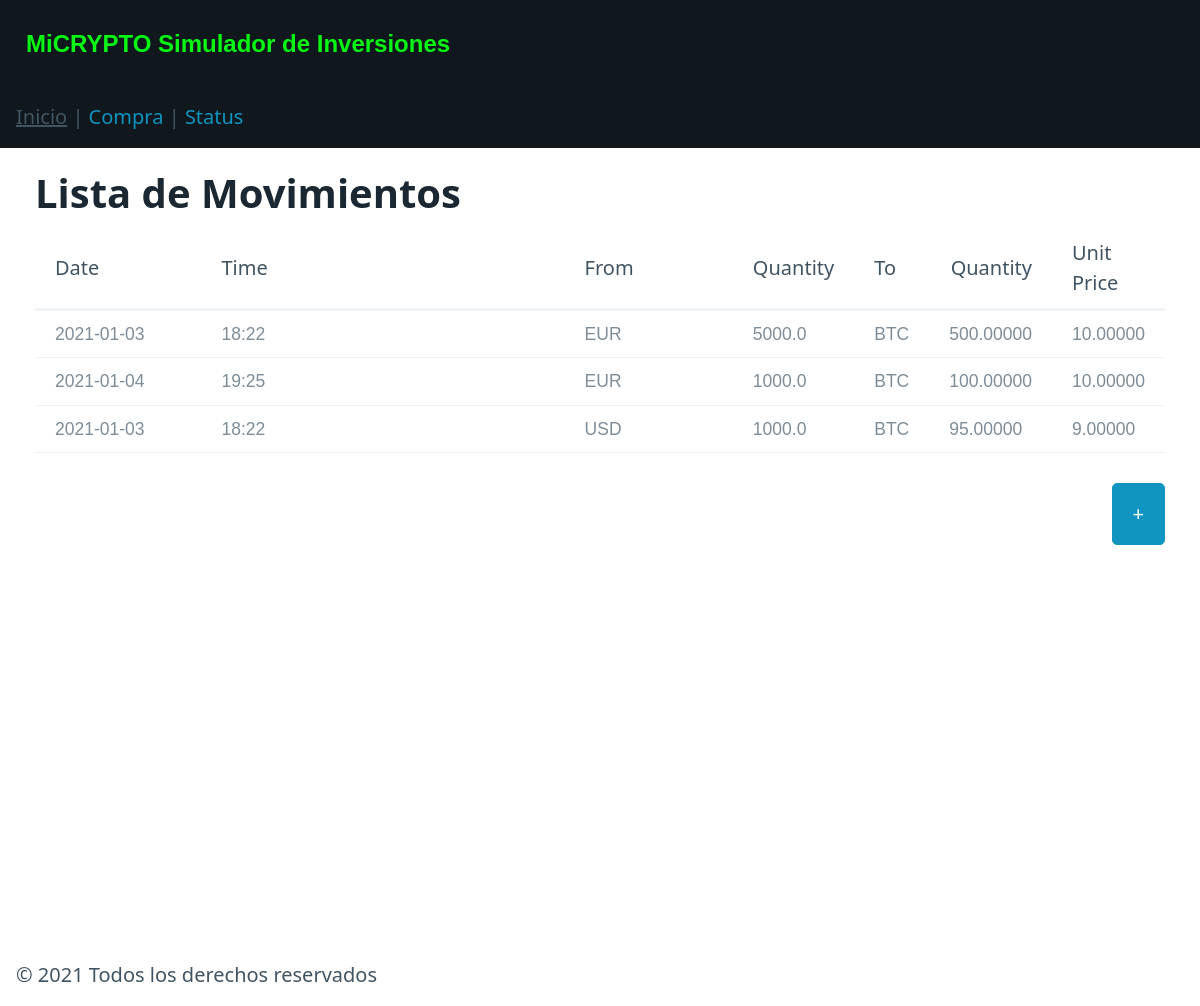
The app's page /, older data.
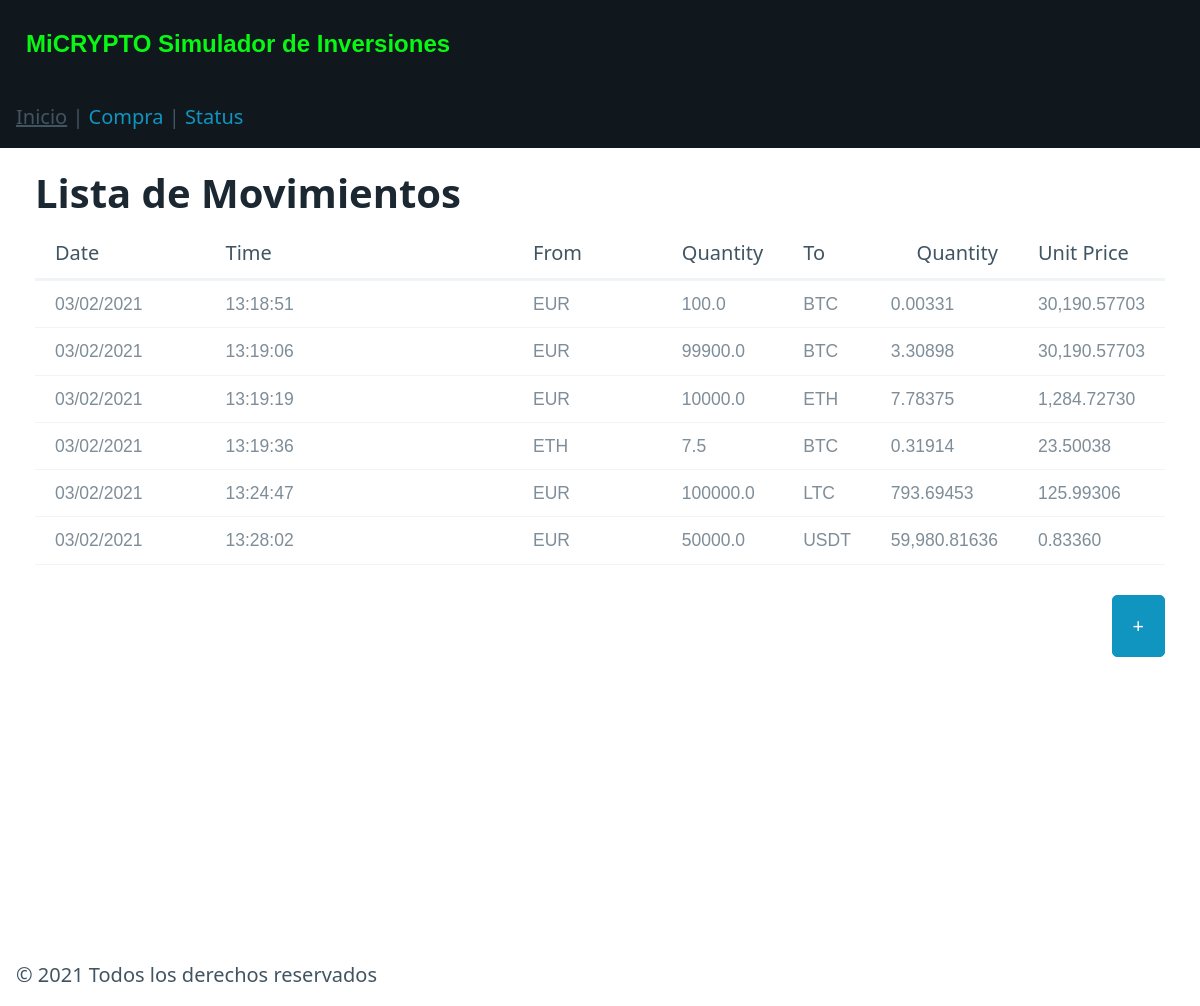
The same page, newer data.
### tables this page shows
CREATE TABLE "Movimientos" (
	"date"	TEXT NOT NULL,
	"time"	TEXT NOT NULL,
	"from_currency"	TEXT NOT NULL,
	"from_quantity"	REAL NOT NULL,
	"to_currency"	TEXT NOT NULL,
	"to_quantity"	REAL NOT NULL,
	"PU"	REAL NOT NULL
);

### movimientos/views.py (the view)
@app.route('/')
def listaMovimientos():
    try:
        ingresos = bbdd.dbconsulta('SELECT date, time, from_currency, from_quantity, to_currency, to_quantity, pu FROM movimientos')
        return render_template ('listaMovimientos.html', menu='listaMovimientos', ingresos=ingresos)
    except sqlite3.Error:
        ingresos = None
        errorDB = "**ERROR** no se puede acceder a la base de datos, intentelo más tarde"
        return render_template('listaMovimientos.html', menu='listaMovimientos', errorDB=errorDB, ingresos=ingresos)

### movimientos/bbdd.py (called while the page is built)
def dbconsulta(consulta, params=()):
    conn = sqlite3.connect(DBFILE)
    cursor = conn.cursor()
    cursor.execute(consulta, params)
    resultado= cursor.fetchall()
    if len(resultado) == 0:
        resultado = None
    conn.commit()
    conn.close()
    return resultado

### movimientos/templates/listaMovimientos.html (shortened to what this page needs)
{% extends 'base.html' %}
{% block contenido %}
    <h1 class="title">Lista de Movimientos </h1>
    <table WIDTH="80%" class="primary">
        <thead>
            <tr>
                <th class="Fecha">Date</th>
                <th class="Hora">Time</th>
                <th class="From">From</th>
                <th class="Quantity">Quantity</th>
                <th class="To">To</th>
                <th class="Quantity">Quantity</th>
                <th class="P.U.">Unit Price</th>
            </tr>
        </thead>
        <tbody>
        {% if not ingresos %}
            <tr>
                <td class="title_no_movimientos"> NO HAY MOVIMIENTOS </td>
            </tr>
        {% else %}
            {% for ingreso in ingresos  %}
            <tr class="movimientos">
                <td>{{ ingreso[0] }} </td>
                <td>{{ ingreso[1] }} </td>
                <td>{{ ingreso[2] }} </td>
                <td>{{ ingreso[3] }} </td>
                <td>{{ ingreso[4] }} </td>
                <td>{{ "{:,.5f}".format(ingreso[5]) }} </td>
                <td>{{ "{:,.5f}".format(ingreso[6]) }} </td>
            </tr>
            {% endfor %}
        {% endif %}
        </tbody>
        </table>
        <div class="title_button-new">
            <a role="button" href="/nuevacompra">+</a>
        </div>
{% endblock %}

### movimientos/templates/base.html (shortened to what this page needs)
<!doctype html>
<html lang="en">
    <head>
        <link rel="stylesheet" href="/static/css/font-awesome.css">
        <link rel="stylesheet" href="/static/css/pico.css">
        <link rel="stylesheet" href="/static/css/styles.css">
    </head>
    <header data-theme="dark">
        <p class="header"> MiCRYPTO Simulador de Inversiones</p>
        {% if menu == 'listaMovimientos' %}
        <u class="title_text">Inicio</u> | <a href="/nuevacompra" class="title_text">Compra</a> | <a href="/status" class="title_text">Status </a>
        {% elif menu == 'nuevacompra' %}
        <a href="/" class="title_text">Inicio</a> | <u class="title_text">Compra</u> | <a href="/status" class="title_text">Status </a>
        {% elif menu == 'status'%}
        <a href="/" class="title_text">Inicio</a> | <a href="/nuevacompra" class="title_text">Compra</a> | <u class="title_text">Status </u>
        {% endif %}
    </header>
    <body>
        <section class="container">
            {% block contenido%}  {% endblock %}
        </section>
        <footer> &copy; 2021 Todos los derechos reservados</footer>
    </body>
</html>

### movimientos/static/css/styles.css (style rules this page uses)
body > header, body > main, body > footer { padding: 16px; }
header, footer { background-color: var(--background); }
.container { margin-top: 30px; min-height: calc(100vh - 194px); }
.header { font-family: Verdana, Geneva, Tahoma, sans-serif; background-color: rgb(#1c81e0); font-weight: bold; font-size: 1.2em; color: rgb(8, 248, 20); padding: 10px; display: grid; grid-template-columns: auto 25%; }
.title { line-height: 30px; margin: var(--button-spacing-horizontal) 0; }
.title_text { margin: var(--button-spacing-horizontal) 0; }
.title_button-new { display: flex; align-items: center; justify-content: flex-end; }
th.Fecha { width: 20%; }
th.Hora { width: 50%; }
th.From { width: 20%; }
th.To { width: 20%; }
th.Quantity, td.Quantity { width: 25%; text-align: right; }
.movimientos { font-family: Verdana, Geneva, Tahoma, sans-serif; background-color: rgb(#000000); font-weight: bold; font-size: 1.0em; color: rgb(0, 0, 0); padding: 10px; }

Row changes from the older to the newer data that the page shows:
removed Movimientos: date "2021-01-03", time "18:22", from_currency "EUR", from_quantity "5000.0", to_currency "BTC", to_quantity "500.00000", PU "10.00000"
removed Movimientos: date "2021-01-04", time "19:25", from_currency "EUR", from_quantity "1000.0", to_currency "BTC", to_quantity "100.00000", PU "10.00000"
removed Movimientos: date "2021-01-03", time "18:22", from_currency "USD", from_quantity "1000.0", to_currency "BTC", to_quantity "95.00000", PU "9.00000"
added Movimientos: date "03/02/2021", time "13:18:51", from_currency "EUR", from_quantity "100.0", to_currency "BTC", to_quantity "0.00331", PU "30,190.57703"
added Movimientos: date "03/02/2021", time "13:19:06", from_currency "EUR", from_quantity "99900.0", to_currency "BTC", to_quantity "3.30898", PU "30,190.57703"
added Movimientos: date "03/02/2021", time "13:19:19", from_currency "EUR", from_quantity "10000.0", to_currency "ETH", to_quantity "7.78375", PU "1,284.72730"
added Movimientos: date "03/02/2021", time "13:19:36", from_currency "ETH", from_quantity "7.5", to_currency "BTC", to_quantity "0.31914", PU "23.50038"
added Movimientos: date "03/02/2021", time "13:24:47", from_currency "EUR", from_quantity "100000.0", to_currency "LTC", to_quantity "793.69453", PU "125.99306"
added Movimientos: date "03/02/2021", time "13:28:02", from_currency "EUR", from_quantity "50000.0", to_currency "USDT", to_quantity "59,980.81636", PU "0.83360"
